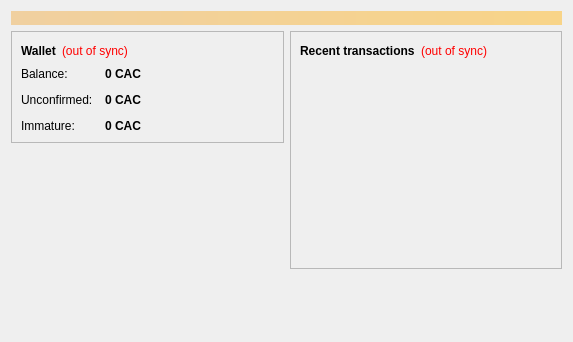
<?xml version="1.0" encoding="UTF-8"?>
<ui version="4.0">
 <class>OverviewPage</class>
 <widget class="QWidget" name="OverviewPage">
  <property name="geometry">
   <rect>
    <x>0</x>
    <y>0</y>
    <width>573</width>
    <height>342</height>
   </rect>
  </property>
  <property name="windowTitle">
   <string>Form</string>
  </property>
  <layout class="QVBoxLayout" name="topLayout">
   <item>
    <widget class="QLabel" name="labelAlerts">
     <property name="visible">
      <bool>false</bool>
     </property>
     <property name="styleSheet">
      <string notr="true">background-color: qlineargradient(x1: 0, y1: 0, x2: 1, y2: 0, stop:0 #F0D0A0, stop:1 #F8D488); color:#000000;</string>
     </property>
     <property name="wordWrap">
      <bool>true</bool>
     </property>
     <property name="margin">
      <number>3</number>
     </property>
    </widget>
   </item>
   <item>
    <layout class="QHBoxLayout" name="horizontalLayout" stretch="1,1">
     <item>
      <layout class="QVBoxLayout" name="verticalLayout_2">
       <item>
        <widget class="QFrame" name="frame">
         <property name="frameShape">
          <enum>QFrame::StyledPanel</enum>
         </property>
         <property name="frameShadow">
          <enum>QFrame::Raised</enum>
         </property>
         <layout class="QVBoxLayout" name="verticalLayout_4">
          <item>
           <layout class="QHBoxLayout" name="horizontalLayout_4">
            <item>
             <widget class="QLabel" name="label_5">
              <property name="font">
               <font>
                <weight>75</weight>
                <bold>true</bold>
               </font>
              </property>
              <property name="text">
               <string>Wallet</string>
              </property>
             </widget>
            </item>
            <item>
             <widget class="QLabel" name="labelWalletStatus">
              <property name="toolTip">
               <string>The displayed information may be out of date. Your wallet automatically synchronizes with the Cacoin network after a connection is established, but this process has not completed yet.</string>
              </property>
              <property name="styleSheet">
               <string notr="true">QLabel { color: red; }</string>
              </property>
              <property name="text">
               <string notr="true">(out of sync)</string>
              </property>
              <property name="alignment">
               <set>Qt::AlignLeading|Qt::AlignLeft|Qt::AlignVCenter</set>
              </property>
             </widget>
            </item>
            <item>
             <spacer name="horizontalSpacer_2">
              <property name="orientation">
               <enum>Qt::Horizontal</enum>
              </property>
              <property name="sizeHint" stdset="0">
               <size>
                <width>40</width>
                <height>20</height>
               </size>
              </property>
             </spacer>
            </item>
           </layout>
          </item>
          <item>
           <layout class="QFormLayout" name="formLayout_2">
            <property name="fieldGrowthPolicy">
             <enum>QFormLayout::AllNonFixedFieldsGrow</enum>
            </property>
            <property name="horizontalSpacing">
             <number>12</number>
            </property>
            <property name="verticalSpacing">
             <number>12</number>
            </property>
            <item row="0" column="0">
             <widget class="QLabel" name="label">
              <property name="text">
               <string>Balance:</string>
              </property>
             </widget>
            </item>
            <item row="0" column="1">
             <widget class="QLabel" name="labelBalance">
              <property name="font">
               <font>
                <weight>75</weight>
                <bold>true</bold>
               </font>
              </property>
              <property name="cursor">
               <cursorShape>IBeamCursor</cursorShape>
              </property>
              <property name="toolTip">
               <string>Your current balance</string>
              </property>
              <property name="text">
               <string notr="true">0 CAC</string>
              </property>
              <property name="textInteractionFlags">
               <set>Qt::LinksAccessibleByMouse|Qt::TextSelectableByKeyboard|Qt::TextSelectableByMouse</set>
              </property>
             </widget>
            </item>
            <item row="1" column="0">
             <widget class="QLabel" name="label_3">
              <property name="text">
               <string>Unconfirmed:</string>
              </property>
             </widget>
            </item>
            <item row="1" column="1">
             <widget class="QLabel" name="labelUnconfirmed">
              <property name="font">
               <font>
                <weight>75</weight>
                <bold>true</bold>
               </font>
              </property>
              <property name="cursor">
               <cursorShape>IBeamCursor</cursorShape>
              </property>
              <property name="toolTip">
               <string>Total of transactions that have yet to be confirmed, and do not yet count toward the current balance</string>
              </property>
              <property name="text">
               <string notr="true">0 CAC</string>
              </property>
              <property name="textInteractionFlags">
               <set>Qt::LinksAccessibleByMouse|Qt::TextSelectableByKeyboard|Qt::TextSelectableByMouse</set>
              </property>
             </widget>
            </item>
            <item row="2" column="0">
             <widget class="QLabel" name="labelImmatureText">
              <property name="text">
               <string>Immature:</string>
              </property>
             </widget>
            </item>
            <item row="2" column="1">
             <widget class="QLabel" name="labelImmature">
              <property name="font">
               <font>
                <weight>75</weight>
                <bold>true</bold>
               </font>
              </property>
              <property name="toolTip">
               <string>Mined balance that has not yet matured</string>
              </property>
              <property name="text">
               <string notr="true">0 CAC</string>
              </property>
              <property name="textInteractionFlags">
               <set>Qt::LinksAccessibleByMouse|Qt::TextSelectableByKeyboard|Qt::TextSelectableByMouse</set>
              </property>
             </widget>
            </item>
           </layout>
          </item>
         </layout>
        </widget>
       </item>
       <item>
        <spacer name="verticalSpacer">
         <property name="orientation">
          <enum>Qt::Vertical</enum>
         </property>
         <property name="sizeHint" stdset="0">
          <size>
           <width>20</width>
           <height>40</height>
          </size>
         </property>
        </spacer>
       </item>
      </layout>
     </item>
     <item>
      <layout class="QVBoxLayout" name="verticalLayout_3">
       <item>
        <widget class="QFrame" name="frame_2">
         <property name="frameShape">
          <enum>QFrame::StyledPanel</enum>
         </property>
         <property name="frameShadow">
          <enum>QFrame::Raised</enum>
         </property>
         <layout class="QVBoxLayout" name="verticalLayout">
          <item>
           <layout class="QHBoxLayout" name="horizontalLayout_2">
            <item>
             <widget class="QLabel" name="label_4">
              <property name="text">
               <string>&lt;b&gt;Recent transactions&lt;/b&gt;</string>
              </property>
             </widget>
            </item>
            <item>
             <widget class="QLabel" name="labelTransactionsStatus">
              <property name="toolTip">
               <string>The displayed information may be out of date. Your wallet automatically synchronizes with the Cacoin network after a connection is established, but this process has not completed yet.</string>
              </property>
              <property name="styleSheet">
               <string notr="true">QLabel { color: red; }</string>
              </property>
              <property name="text">
               <string notr="true">(out of sync)</string>
              </property>
              <property name="alignment">
               <set>Qt::AlignRight|Qt::AlignTrailing|Qt::AlignVCenter</set>
              </property>
             </widget>
            </item>
            <item>
             <spacer name="horizontalSpacer">
              <property name="orientation">
               <enum>Qt::Horizontal</enum>
              </property>
              <property name="sizeHint" stdset="0">
               <size>
                <width>40</width>
                <height>20</height>
               </size>
              </property>
             </spacer>
            </item>
           </layout>
          </item>
          <item>
           <widget class="QListView" name="listTransactions">
            <property name="styleSheet">
             <string notr="true">QListView { background: transparent; }</string>
            </property>
            <property name="frameShape">
             <enum>QFrame::NoFrame</enum>
            </property>
            <property name="verticalScrollBarPolicy">
             <enum>Qt::ScrollBarAlwaysOff</enum>
            </property>
            <property name="horizontalScrollBarPolicy">
             <enum>Qt::ScrollBarAlwaysOff</enum>
            </property>
            <property name="selectionMode">
             <enum>QAbstractItemView::NoSelection</enum>
            </property>
           </widget>
          </item>
         </layout>
        </widget>
       </item>
       <item>
        <spacer name="verticalSpacer_2">
         <property name="orientation">
          <enum>Qt::Vertical</enum>
         </property>
         <property name="sizeHint" stdset="0">
          <size>
           <width>20</width>
           <height>40</height>
          </size>
         </property>
        </spacer>
       </item>
      </layout>
     </item>
    </layout>
   </item>
  </layout>
 </widget>
 <resources/>
 <connections/>
</ui>
